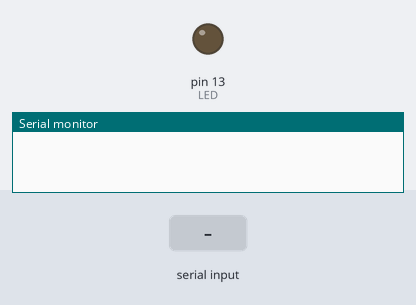
Simulated run of this sketch. Board: Arduino Uno, built with avr-gcc and run on an emulated ATmega328P. On the bench: output pins drawn as LEDs (lit = HIGH), the last lines printed to the serial monitor. The inputs (shaded band) are chosen by the test bench.

Above: at 1.2 s.
1.3 s: "1\n" received over Serial
At 2.7 s:
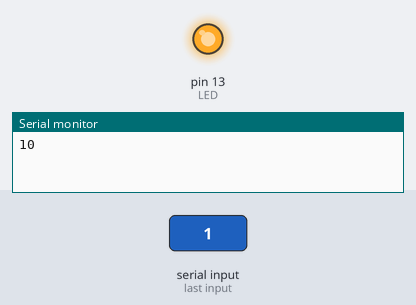
Timing chart, 0 to 4.3 s (numbered marks = the images above; inputs shaded):
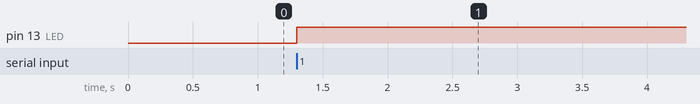

Measured:
- after the input at 1.3 s, pin 13 (LED): LOW → HIGH at once

The sketch:

pyserial_in_out.ino
```cpp
// 数値列の読み込み

// 201709/21 新規作成


// グローバル変数設定
boolean sDone = false;
long inlong;

#define LED 13


// セットアップ
void setup()
{
	pinMode ( LED, OUTPUT );
	Serial.begin ( 115200 );   // シリアル通信速度設定
	digitalWrite ( LED, 0 );
}


// メイン関数
void loop()
{
	//serialEvent();
	if ( sDone )
	{
		digitalWrite ( LED, 1 );
		Serial.println ( inlong * 10 );
		sDone = false;          // 受信待ちフラグ
		inlong = 0;
	}
}


// シリアル受信

void serialEvent()
{
	char inbyte;

	while ( Serial.available() )
	{
		inbyte = Serial.read();

		if ( inbyte == '\n' )
		{
			sDone = true;
		}
		else
		{
			inlong = ( inlong * 10 ) + ( inbyte - 0x30 );
		}
	}
}
```
